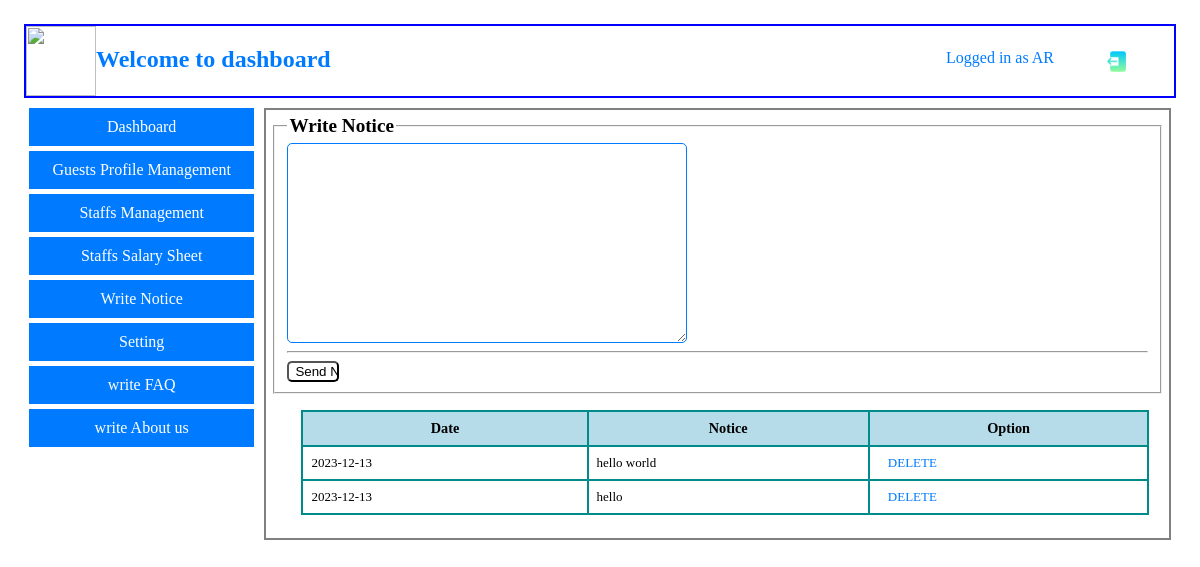
Screenshot of /view/write_notice.php (signed in) with the database file from the repository.
### tables this page shows
CREATE TABLE `noticeboard` (
  `Id` int(100) NOT NULL,
  `Date` date NOT NULL,
  `Notice` varchar(10000) NOT NULL
);

### model/noticeModel.php (called while the page is built, shortened)
<?php
    function getallnotice(){
        $con = getConnection();
        $sql = "select * from noticeboard";
        $result = mysqli_query($con, $sql);
        $all_notice = [];
        while($notice = mysqli_fetch_assoc($result)){
            array_push($all_notice, $notice);
        }
        return $all_notice;
    }
?>

### view/write_notice.php (the view, shortened to what this page needs)
<?php
    include('../model/noticeModel.php');
    $notice = getallnotice();
?>
<html lang="en">
<head>
    <link rel="stylesheet" href="../assets/css/draft.css">
</head>
<body>
    <?php include('dashboard_menu.php'); ?>
    <section class="container">
        <div class="">
            <?php include('admin_menu.php'); ?>
        </div>
        <div class="info">
            <div>
                <form method="post" action="../controller/noticecheck.php" enctype="">
                    <fieldset>
                        <legend> Write Notice </legend>
                        <textarea class="write_notice" name="notice" placeholder="Write Notice here" > </textarea> <br>
                        <hr>
                        <input type="submit" name="submit" value="Send Notice" class="btnn" /> <br>
                    </fieldset>
                </form>
                <table border=1 align = "center" width = '60%'>
                    <tr>
                        <th>Date</th>
                        <th>Notice</th>
                        <th>Option</th>
                    </tr>
                    <?php  for($i=0; $i<count($notice); $i++){ ?>
                        <tr>
                            <td><?=$notice[$i]['Date']?></td>
                            <td><?=$notice[$i]['Notice']?></td>
                            <td>
                              <a href='../controller/noticeDelete.php?id=<?=$notice[$i]['Id']?>'> DELETE </a>
                            </td>
                        </tr>
                    <?php } ?>
                </table> <br/>
            </div>
        </div>
    </section>
</body>
</html>

### assets/css/draft.css (style rules this page uses)
body { margin-top: 2%; margin-left: 2%; margin-right: 2%; }
.container { display: grid; grid-template-columns: 20% 80%; gap: 10px; }
.info { background-color: transparent; margin-right: 15px; padding: 5px; border: 2px solid gray; }
table { border-collapse: collapse; width: 95%; margin-left: 30px; font-size: small; }
th, td { border: 2px solid darkcyan; padding: 8px; text-align: left; }
th { background-color: #add8e6e1; font-size: 1.1em; text-align: center; }
.btnn { background-color: white; border-radius: 5px; width: 6%; }
input { border-radius: 5px; }
.write_notice { height: 200px; width: 400px; border-color: #007bff; border-radius: 5px; }

### assets/css/styles.css (style rules this page uses)
body { margin-top: 2%; margin-left: 2%; margin-right: 2%; }

### assets/css/body.css (style rules this page uses)
body { margin: 0; padding: 0; }
legend { font-size: 1.2em; font-weight: bold; }
a { color: #007bff; text-decoration: none; padding: 0px 0px 0px 10px; }

### rows the page displays
noticeboard: Date "2023-12-13", Notice "hello world"
noticeboard: Date "2023-12-13", Notice "hello"

### other values shown
$_SESSION['user']['username'] "AR"
